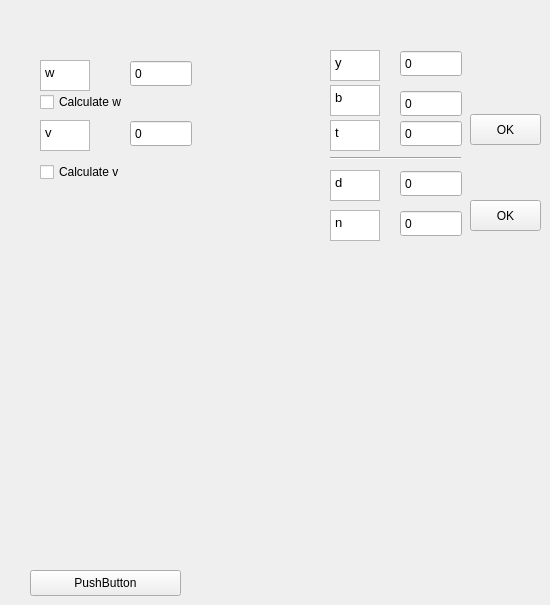
    <widget class="QWidget" name="Fc_Belt">
     <widget class="QTextBrowser" name="htext_14">
      <property name="geometry">
       <rect>
        <x>40</x>
        <y>60</y>
        <width>50</width>
        <height>31</height>
       </rect>
      </property>
      <property name="styleSheet">
       <string notr="true">&lt;!DOCTYPE html&gt;
&lt;html lang=&quot;en&quot;&gt;
&lt;head&gt;
    &lt;meta charset=&quot;UTF-8&quot;&gt;
    &lt;meta name=&quot;viewport&quot; content=&quot;width=device-width, initial-scale=1.0&quot;&gt;
    &lt;title&gt;Styled Spinbox Example&lt;/title&gt;
    &lt;style&gt;
        body {
            font-family: Arial, sans-serif;
            background-color: #f4f4f4;
            display: flex;
            justify-content: center;
            align-items: center;
            height: 100vh;
        }
        .spinbox-container {
            display: flex;
            align-items: center;
            background-color: #ffffff;
            border: 2px solid #007bff;
            border-radius: 5px;
            overflow: hidden;
        }
        input[type=&quot;number&quot;] {
            width: 60px;
            border: none;
            text-align: center;
            padding: 10px;
            font-size: 16px;
        }
        button {
            background-color: #007bff;
            color: white;
            border: none;
            padding: 10px 15px;
            cursor: pointer;
        }
        button:hover {
            background-color: #0056b3;
        }
    &lt;/style&gt;
&lt;/head&gt;
&lt;body&gt;
    &lt;div class=&quot;spinbox-container&quot;&gt;
        &lt;button onclick=&quot;decrement()&quot;&gt;-&lt;/button&gt;
        &lt;input type=&quot;number&quot; id=&quot;spinbox&quot; value=&quot;0&quot; min=&quot;0&quot; max=&quot;100&quot; step=&quot;1&quot;&gt;
        &lt;button onclick=&quot;increment()&quot;&gt;+&lt;/button&gt;
    &lt;/div&gt;

    &lt;script&gt;
        function increment() {
            const spinbox = document.getElementById('spinbox');
            let value = parseInt(spinbox.value);
            if (value &lt; 100) {
                spinbox.value = value + 1;
            }
        }

        function decrement() {
            const spinbox = document.getElementById('spinbox');
            let value = parseInt(spinbox.value);
            if (value &gt; 0) {
                spinbox.value = value - 1;
            }
        }
    &lt;/script&gt;
&lt;/body&gt;
&lt;/html&gt;
</string>
      </property>
      <property name="html">
       <string>&lt;!DOCTYPE HTML PUBLIC &quot;-//W3C//DTD HTML 4.0//EN&quot; &quot;http://www.w3.org/TR/REC-html40/strict.dtd&quot;&gt;
&lt;html&gt;&lt;head&gt;&lt;meta name=&quot;qrichtext&quot; content=&quot;1&quot; /&gt;&lt;style type=&quot;text/css&quot;&gt;
p, li { white-space: pre-wrap; }
&lt;/style&gt;&lt;/head&gt;&lt;body style=&quot; font-family:'Ubuntu'; font-size:10pt; font-weight:400; font-style:normal;&quot;&gt;
&lt;p style=&quot; margin-top:0px; margin-bottom:0px; margin-left:0px; margin-right:0px; -qt-block-indent:0; text-indent:0px;&quot;&gt;w&lt;/p&gt;&lt;/body&gt;&lt;/html&gt;</string>
      </property>
     </widget>
     <widget class="QTextBrowser" name="htext_16">
      <property name="geometry">
       <rect>
        <x>40</x>
        <y>120</y>
        <width>50</width>
        <height>31</height>
       </rect>
      </property>
      <property name="styleSheet">
       <string notr="true">&lt;!DOCTYPE html&gt;
&lt;html lang=&quot;en&quot;&gt;
&lt;head&gt;
    &lt;meta charset=&quot;UTF-8&quot;&gt;
    &lt;meta name=&quot;viewport&quot; content=&quot;width=device-width, initial-scale=1.0&quot;&gt;
    &lt;title&gt;Styled Spinbox Example&lt;/title&gt;
    &lt;style&gt;
        body {
            font-family: Arial, sans-serif;
            background-color: #f4f4f4;
            display: flex;
            justify-content: center;
            align-items: center;
            height: 100vh;
        }
        .spinbox-container {
            display: flex;
            align-items: center;
            background-color: #ffffff;
            border: 2px solid #007bff;
            border-radius: 5px;
            overflow: hidden;
        }
        input[type=&quot;number&quot;] {
            width: 60px;
            border: none;
            text-align: center;
            padding: 10px;
            font-size: 16px;
        }
        button {
            background-color: #007bff;
            color: white;
            border: none;
            padding: 10px 15px;
            cursor: pointer;
        }
        button:hover {
            background-color: #0056b3;
        }
    &lt;/style&gt;
&lt;/head&gt;
&lt;body&gt;
    &lt;div class=&quot;spinbox-container&quot;&gt;
        &lt;button onclick=&quot;decrement()&quot;&gt;-&lt;/button&gt;
        &lt;input type=&quot;number&quot; id=&quot;spinbox&quot; value=&quot;0&quot; min=&quot;0&quot; max=&quot;100&quot; step=&quot;1&quot;&gt;
        &lt;button onclick=&quot;increment()&quot;&gt;+&lt;/button&gt;
    &lt;/div&gt;

    &lt;script&gt;
        function increment() {
            const spinbox = document.getElementById('spinbox');
            let value = parseInt(spinbox.value);
            if (value &lt; 100) {
                spinbox.value = value + 1;
            }
        }

        function decrement() {
            const spinbox = document.getElementById('spinbox');
            let value = parseInt(spinbox.value);
            if (value &gt; 0) {
                spinbox.value = value - 1;
            }
        }
    &lt;/script&gt;
&lt;/body&gt;
&lt;/html&gt;
</string>
      </property>
      <property name="html">
       <string>&lt;!DOCTYPE HTML PUBLIC &quot;-//W3C//DTD HTML 4.0//EN&quot; &quot;http://www.w3.org/TR/REC-html40/strict.dtd&quot;&gt;
&lt;html&gt;&lt;head&gt;&lt;meta name=&quot;qrichtext&quot; content=&quot;1&quot; /&gt;&lt;style type=&quot;text/css&quot;&gt;
p, li { white-space: pre-wrap; }
&lt;/style&gt;&lt;/head&gt;&lt;body style=&quot; font-family:'Ubuntu'; font-size:10pt; font-weight:400; font-style:normal;&quot;&gt;
&lt;p style=&quot; margin-top:0px; margin-bottom:0px; margin-left:0px; margin-right:0px; -qt-block-indent:0; text-indent:0px;&quot;&gt;v&lt;/p&gt;&lt;/body&gt;&lt;/html&gt;</string>
      </property>
     </widget>
     <widget class="QPushButton" name="pushButton_6">
      <property name="geometry">
       <rect>
        <x>30</x>
        <y>570</y>
        <width>151</width>
        <height>26</height>
       </rect>
      </property>
      <property name="text">
       <string>PushButton</string>
      </property>
     </widget>
     <widget class="QCheckBox" name="checkBox">
      <property name="geometry">
       <rect>
        <x>40</x>
        <y>90</y>
        <width>101</width>
        <height>24</height>
       </rect>
      </property>
      <property name="text">
       <string>Calculate w</string>
      </property>
     </widget>
     <widget class="QCheckBox" name="checkBox_2">
      <property name="geometry">
       <rect>
        <x>40</x>
        <y>160</y>
        <width>101</width>
        <height>24</height>
       </rect>
      </property>
      <property name="text">
       <string>Calculate v</string>
      </property>
     </widget>
     <widget class="QTextBrowser" name="htext_17">
      <property name="geometry">
       <rect>
        <x>330</x>
        <y>50</y>
        <width>50</width>
        <height>31</height>
       </rect>
      </property>
      <property name="styleSheet">
       <string notr="true">&lt;!DOCTYPE html&gt;
&lt;html lang=&quot;en&quot;&gt;
&lt;head&gt;
    &lt;meta charset=&quot;UTF-8&quot;&gt;
    &lt;meta name=&quot;viewport&quot; content=&quot;width=device-width, initial-scale=1.0&quot;&gt;
    &lt;title&gt;Styled Spinbox Example&lt;/title&gt;
    &lt;style&gt;
        body {
            font-family: Arial, sans-serif;
            background-color: #f4f4f4;
            display: flex;
            justify-content: center;
            align-items: center;
            height: 100vh;
        }
        .spinbox-container {
            display: flex;
            align-items: center;
            background-color: #ffffff;
            border: 2px solid #007bff;
            border-radius: 5px;
            overflow: hidden;
        }
        input[type=&quot;number&quot;] {
            width: 60px;
            border: none;
            text-align: center;
            padding: 10px;
            font-size: 16px;
        }
        button {
            background-color: #007bff;
            color: white;
            border: none;
            padding: 10px 15px;
            cursor: pointer;
        }
        button:hover {
            background-color: #0056b3;
        }
    &lt;/style&gt;
&lt;/head&gt;
&lt;body&gt;
    &lt;div class=&quot;spinbox-container&quot;&gt;
        &lt;button onclick=&quot;decrement()&quot;&gt;-&lt;/button&gt;
        &lt;input type=&quot;number&quot; id=&quot;spinbox&quot; value=&quot;0&quot; min=&quot;0&quot; max=&quot;100&quot; step=&quot;1&quot;&gt;
        &lt;button onclick=&quot;increment()&quot;&gt;+&lt;/button&gt;
    &lt;/div&gt;

    &lt;script&gt;
        function increment() {
            const spinbox = document.getElementById('spinbox');
            let value = parseInt(spinbox.value);
            if (value &lt; 100) {
                spinbox.value = value + 1;
            }
        }

        function decrement() {
            const spinbox = document.getElementById('spinbox');
            let value = parseInt(spinbox.value);
            if (value &gt; 0) {
                spinbox.value = value - 1;
            }
        }
    &lt;/script&gt;
&lt;/body&gt;
&lt;/html&gt;
</string>
      </property>
      <property name="html">
       <string>&lt;!DOCTYPE HTML PUBLIC &quot;-//W3C//DTD HTML 4.0//EN&quot; &quot;http://www.w3.org/TR/REC-html40/strict.dtd&quot;&gt;
&lt;html&gt;&lt;head&gt;&lt;meta name=&quot;qrichtext&quot; content=&quot;1&quot; /&gt;&lt;style type=&quot;text/css&quot;&gt;
p, li { white-space: pre-wrap; }
&lt;/style&gt;&lt;/head&gt;&lt;body style=&quot; font-family:'Ubuntu'; font-size:10pt; font-weight:400; font-style:normal;&quot;&gt;
&lt;p style=&quot; margin-top:0px; margin-bottom:0px; margin-left:0px; margin-right:0px; -qt-block-indent:0; text-indent:0px;&quot;&gt;y&lt;/p&gt;&lt;/body&gt;&lt;/html&gt;</string>
      </property>
     </widget>
     <widget class="QTextBrowser" name="htext_18">
      <property name="geometry">
       <rect>
        <x>330</x>
        <y>85</y>
        <width>50</width>
        <height>31</height>
       </rect>
      </property>
      <property name="styleSheet">
       <string notr="true">&lt;!DOCTYPE html&gt;
&lt;html lang=&quot;en&quot;&gt;
&lt;head&gt;
    &lt;meta charset=&quot;UTF-8&quot;&gt;
    &lt;meta name=&quot;viewport&quot; content=&quot;width=device-width, initial-scale=1.0&quot;&gt;
    &lt;title&gt;Styled Spinbox Example&lt;/title&gt;
    &lt;style&gt;
        body {
            font-family: Arial, sans-serif;
            background-color: #f4f4f4;
            display: flex;
            justify-content: center;
            align-items: center;
            height: 100vh;
        }
        .spinbox-container {
            display: flex;
            align-items: center;
            background-color: #ffffff;
            border: 2px solid #007bff;
            border-radius: 5px;
            overflow: hidden;
        }
        input[type=&quot;number&quot;] {
            width: 60px;
            border: none;
            text-align: center;
            padding: 10px;
            font-size: 16px;
        }
        button {
            background-color: #007bff;
            color: white;
            border: none;
            padding: 10px 15px;
            cursor: pointer;
        }
        button:hover {
            background-color: #0056b3;
        }
    &lt;/style&gt;
&lt;/head&gt;
&lt;body&gt;
    &lt;div class=&quot;spinbox-container&quot;&gt;
        &lt;button onclick=&quot;decrement()&quot;&gt;-&lt;/button&gt;
        &lt;input type=&quot;number&quot; id=&quot;spinbox&quot; value=&quot;0&quot; min=&quot;0&quot; max=&quot;100&quot; step=&quot;1&quot;&gt;
        &lt;button onclick=&quot;increment()&quot;&gt;+&lt;/button&gt;
    &lt;/div&gt;

    &lt;script&gt;
        function increment() {
            const spinbox = document.getElementById('spinbox');
            let value = parseInt(spinbox.value);
            if (value &lt; 100) {
                spinbox.value = value + 1;
            }
        }

        function decrement() {
            const spinbox = document.getElementById('spinbox');
            let value = parseInt(spinbox.value);
            if (value &gt; 0) {
                spinbox.value = value - 1;
            }
        }
    &lt;/script&gt;
&lt;/body&gt;
&lt;/html&gt;
</string>
      </property>
      <property name="html">
       <string>&lt;!DOCTYPE HTML PUBLIC &quot;-//W3C//DTD HTML 4.0//EN&quot; &quot;http://www.w3.org/TR/REC-html40/strict.dtd&quot;&gt;
&lt;html&gt;&lt;head&gt;&lt;meta name=&quot;qrichtext&quot; content=&quot;1&quot; /&gt;&lt;style type=&quot;text/css&quot;&gt;
p, li { white-space: pre-wrap; }
&lt;/style&gt;&lt;/head&gt;&lt;body style=&quot; font-family:'Ubuntu'; font-size:10pt; font-weight:400; font-style:normal;&quot;&gt;
&lt;p style=&quot; margin-top:0px; margin-bottom:0px; margin-left:0px; margin-right:0px; -qt-block-indent:0; text-indent:0px;&quot;&gt;b&lt;/p&gt;&lt;/body&gt;&lt;/html&gt;</string>
      </property>
     </widget>
     <widget class="QDoubleSpinBox" name="DdoubleSpinBox_10">
      <property name="geometry">
       <rect>
        <x>400</x>
        <y>50</y>
        <width>62</width>
        <height>27</height>
       </rect>
      </property>
      <property name="buttonSymbols">
       <enum>QAbstractSpinBox::NoButtons</enum>
      </property>
      <property name="specialValueText">
       <string>0</string>
      </property>
      <property name="decimals">
       <number>3</number>
      </property>
      <property name="minimum">
       <double>-1000000000000.000000000000000</double>
      </property>
      <property name="maximum">
       <double>1000000000000.000000000000000</double>
      </property>
      <property name="value">
       <double>-1000000000000.000000000000000</double>
      </property>
     </widget>
     <widget class="QDoubleSpinBox" name="DdoubleSpinBox_11">
      <property name="geometry">
       <rect>
        <x>400</x>
        <y>90</y>
        <width>62</width>
        <height>27</height>
       </rect>
      </property>
      <property name="buttonSymbols">
       <enum>QAbstractSpinBox::NoButtons</enum>
      </property>
      <property name="specialValueText">
       <string>0</string>
      </property>
      <property name="decimals">
       <number>3</number>
      </property>
      <property name="minimum">
       <double>-1000000000000.000000000000000</double>
      </property>
      <property name="maximum">
       <double>1000000000000.000000000000000</double>
      </property>
      <property name="value">
       <double>-1000000000000.000000000000000</double>
      </property>
     </widget>
     <widget class="QDoubleSpinBox" name="DdoubleSpinBox_12">
      <property name="geometry">
       <rect>
        <x>130</x>
        <y>60</y>
        <width>62</width>
        <height>27</height>
       </rect>
      </property>
      <property name="buttonSymbols">
       <enum>QAbstractSpinBox::NoButtons</enum>
      </property>
      <property name="specialValueText">
       <string>0</string>
      </property>
      <property name="decimals">
       <number>3</number>
      </property>
      <property name="minimum">
       <double>-1000000000000.000000000000000</double>
      </property>
      <property name="maximum">
       <double>1000000000000.000000000000000</double>
      </property>
      <property name="value">
       <double>-1000000000000.000000000000000</double>
      </property>
     </widget>
     <widget class="QDoubleSpinBox" name="DdoubleSpinBox_13">
      <property name="geometry">
       <rect>
        <x>130</x>
        <y>120</y>
        <width>62</width>
        <height>27</height>
       </rect>
      </property>
      <property name="buttonSymbols">
       <enum>QAbstractSpinBox::NoButtons</enum>
      </property>
      <property name="specialValueText">
       <string>0</string>
      </property>
      <property name="decimals">
       <number>3</number>
      </property>
      <property name="minimum">
       <double>-1000000000000.000000000000000</double>
      </property>
      <property name="maximum">
       <double>1000000000000.000000000000000</double>
      </property>
      <property name="value">
       <double>-1000000000000.000000000000000</double>
      </property>
     </widget>
     <widget class="Line" name="line">
      <property name="geometry">
       <rect>
        <x>330</x>
        <y>150</y>
        <width>131</width>
        <height>16</height>
       </rect>
      </property>
      <property name="orientation">
       <enum>Qt::Horizontal</enum>
      </property>
     </widget>
     <widget class="QTextBrowser" name="htext_19">
      <property name="geometry">
       <rect>
        <x>330</x>
        <y>120</y>
        <width>50</width>
        <height>31</height>
       </rect>
      </property>
      <property name="styleSheet">
       <string notr="true">&lt;!DOCTYPE html&gt;
&lt;html lang=&quot;en&quot;&gt;
&lt;head&gt;
    &lt;meta charset=&quot;UTF-8&quot;&gt;
    &lt;meta name=&quot;viewport&quot; content=&quot;width=device-width, initial-scale=1.0&quot;&gt;
    &lt;title&gt;Styled Spinbox Example&lt;/title&gt;
    &lt;style&gt;
        body {
            font-family: Arial, sans-serif;
            background-color: #f4f4f4;
            display: flex;
            justify-content: center;
            align-items: center;
            height: 100vh;
        }
        .spinbox-container {
            display: flex;
            align-items: center;
            background-color: #ffffff;
            border: 2px solid #007bff;
            border-radius: 5px;
            overflow: hidden;
        }
        input[type=&quot;number&quot;] {
            width: 60px;
            border: none;
            text-align: center;
            padding: 10px;
            font-size: 16px;
        }
        button {
            background-color: #007bff;
            color: white;
            border: none;
            padding: 10px 15px;
            cursor: pointer;
        }
        button:hover {
            background-color: #0056b3;
        }
    &lt;/style&gt;
&lt;/head&gt;
&lt;body&gt;
    &lt;div class=&quot;spinbox-container&quot;&gt;
        &lt;button onclick=&quot;decrement()&quot;&gt;-&lt;/button&gt;
        &lt;input type=&quot;number&quot; id=&quot;spinbox&quot; value=&quot;0&quot; min=&quot;0&quot; max=&quot;100&quot; step=&quot;1&quot;&gt;
        &lt;button onclick=&quot;increment()&quot;&gt;+&lt;/button&gt;
    &lt;/div&gt;

    &lt;script&gt;
        function increment() {
            const spinbox = document.getElementById('spinbox');
            let value = parseInt(spinbox.value);
            if (value &lt; 100) {
                spinbox.value = value + 1;
            }
        }

        function decrement() {
            const spinbox = document.getElementById('spinbox');
            let value = parseInt(spinbox.value);
            if (value &gt; 0) {
                spinbox.value = value - 1;
            }
        }
    &lt;/script&gt;
&lt;/body&gt;
&lt;/html&gt;
</string>
      </property>
      <property name="html">
       <string>&lt;!DOCTYPE HTML PUBLIC &quot;-//W3C//DTD HTML 4.0//EN&quot; &quot;http://www.w3.org/TR/REC-html40/strict.dtd&quot;&gt;
&lt;html&gt;&lt;head&gt;&lt;meta name=&quot;qrichtext&quot; content=&quot;1&quot; /&gt;&lt;style type=&quot;text/css&quot;&gt;
p, li { white-space: pre-wrap; }
&lt;/style&gt;&lt;/head&gt;&lt;body style=&quot; font-family:'Ubuntu'; font-size:10pt; font-weight:400; font-style:normal;&quot;&gt;
&lt;p style=&quot; margin-top:0px; margin-bottom:0px; margin-left:0px; margin-right:0px; -qt-block-indent:0; text-indent:0px;&quot;&gt;t&lt;/p&gt;&lt;/body&gt;&lt;/html&gt;</string>
      </property>
     </widget>
     <widget class="QDoubleSpinBox" name="DdoubleSpinBox_14">
      <property name="geometry">
       <rect>
        <x>400</x>
        <y>120</y>
        <width>62</width>
        <height>27</height>
       </rect>
      </property>
      <property name="buttonSymbols">
       <enum>QAbstractSpinBox::NoButtons</enum>
      </property>
      <property name="specialValueText">
       <string>0</string>
      </property>
      <property name="decimals">
       <number>3</number>
      </property>
      <property name="minimum">
       <double>-1000000000000.000000000000000</double>
      </property>
      <property name="maximum">
       <double>1000000000000.000000000000000</double>
      </property>
      <property name="value">
       <double>-1000000000000.000000000000000</double>
      </property>
     </widget>
     <widget class="QTextBrowser" name="htext_20">
      <property name="geometry">
       <rect>
        <x>330</x>
        <y>170</y>
        <width>50</width>
        <height>31</height>
       </rect>
      </property>
      <property name="styleSheet">
       <string notr="true">&lt;!DOCTYPE html&gt;
&lt;html lang=&quot;en&quot;&gt;
&lt;head&gt;
    &lt;meta charset=&quot;UTF-8&quot;&gt;
    &lt;meta name=&quot;viewport&quot; content=&quot;width=device-width, initial-scale=1.0&quot;&gt;
    &lt;title&gt;Styled Spinbox Example&lt;/title&gt;
    &lt;style&gt;
        body {
            font-family: Arial, sans-serif;
            background-color: #f4f4f4;
            display: flex;
            justify-content: center;
            align-items: center;
            height: 100vh;
        }
        .spinbox-container {
            display: flex;
            align-items: center;
            background-color: #ffffff;
            border: 2px solid #007bff;
            border-radius: 5px;
            overflow: hidden;
        }
        input[type=&quot;number&quot;] {
            width: 60px;
            border: none;
            text-align: center;
            padding: 10px;
            font-size: 16px;
        }
        button {
            background-color: #007bff;
            color: white;
            border: none;
            padding: 10px 15px;
            cursor: pointer;
        }
        button:hover {
            background-color: #0056b3;
        }
    &lt;/style&gt;
&lt;/head&gt;
&lt;body&gt;
    &lt;div class=&quot;spinbox-container&quot;&gt;
        &lt;button onclick=&quot;decrement()&quot;&gt;-&lt;/button&gt;
        &lt;input type=&quot;number&quot; id=&quot;spinbox&quot; value=&quot;0&quot; min=&quot;0&quot; max=&quot;100&quot; step=&quot;1&quot;&gt;
        &lt;button onclick=&quot;increment()&quot;&gt;+&lt;/button&gt;
    &lt;/div&gt;

    &lt;script&gt;
        function increment() {
            const spinbox = document.getElementById('spinbox');
            let value = parseInt(spinbox.value);
            if (value &lt; 100) {
                spinbox.value = value + 1;
            }
        }

        function decrement() {
            const spinbox = document.getElementById('spinbox');
            let value = parseInt(spinbox.value);
            if (value &gt; 0) {
                spinbox.value = value - 1;
            }
        }
    &lt;/script&gt;
&lt;/body&gt;
&lt;/html&gt;
</string>
      </property>
      <property name="html">
       <string>&lt;!DOCTYPE HTML PUBLIC &quot;-//W3C//DTD HTML 4.0//EN&quot; &quot;http://www.w3.org/TR/REC-html40/strict.dtd&quot;&gt;
&lt;html&gt;&lt;head&gt;&lt;meta name=&quot;qrichtext&quot; content=&quot;1&quot; /&gt;&lt;style type=&quot;text/css&quot;&gt;
p, li { white-space: pre-wrap; }
&lt;/style&gt;&lt;/head&gt;&lt;body style=&quot; font-family:'Ubuntu'; font-size:10pt; font-weight:400; font-style:normal;&quot;&gt;
&lt;p style=&quot; margin-top:0px; margin-bottom:0px; margin-left:0px; margin-right:0px; -qt-block-indent:0; text-indent:0px;&quot;&gt;d&lt;/p&gt;&lt;/body&gt;&lt;/html&gt;</string>
      </property>
     </widget>
     <widget class="QTextBrowser" name="htext_21">
      <property name="geometry">
       <rect>
        <x>330</x>
        <y>210</y>
        <width>50</width>
        <height>31</height>
       </rect>
      </property>
      <property name="styleSheet">
       <string notr="true">&lt;!DOCTYPE html&gt;
&lt;html lang=&quot;en&quot;&gt;
&lt;head&gt;
    &lt;meta charset=&quot;UTF-8&quot;&gt;
    &lt;meta name=&quot;viewport&quot; content=&quot;width=device-width, initial-scale=1.0&quot;&gt;
    &lt;title&gt;Styled Spinbox Example&lt;/title&gt;
    &lt;style&gt;
        body {
            font-family: Arial, sans-serif;
            background-color: #f4f4f4;
            display: flex;
            justify-content: center;
            align-items: center;
            height: 100vh;
        }
        .spinbox-container {
            display: flex;
            align-items: center;
            background-color: #ffffff;
            border: 2px solid #007bff;
            border-radius: 5px;
            overflow: hidden;
        }
        input[type=&quot;number&quot;] {
            width: 60px;
            border: none;
            text-align: center;
            padding: 10px;
            font-size: 16px;
        }
        button {
            background-color: #007bff;
            color: white;
            border: none;
            padding: 10px 15px;
            cursor: pointer;
        }
        button:hover {
            background-color: #0056b3;
        }
    &lt;/style&gt;
&lt;/head&gt;
&lt;body&gt;
    &lt;div class=&quot;spinbox-container&quot;&gt;
        &lt;button onclick=&quot;decrement()&quot;&gt;-&lt;/button&gt;
        &lt;input type=&quot;number&quot; id=&quot;spinbox&quot; value=&quot;0&quot; min=&quot;0&quot; max=&quot;100&quot; step=&quot;1&quot;&gt;
        &lt;button onclick=&quot;increment()&quot;&gt;+&lt;/button&gt;
    &lt;/div&gt;

    &lt;script&gt;
        function increment() {
            const spinbox = document.getElementById('spinbox');
            let value = parseInt(spinbox.value);
            if (value &lt; 100) {
                spinbox.value = value + 1;
            }
        }

        function decrement() {
            const spinbox = document.getElementById('spinbox');
            let value = parseInt(spinbox.value);
            if (value &gt; 0) {
                spinbox.value = value - 1;
            }
        }
    &lt;/script&gt;
&lt;/body&gt;
&lt;/html&gt;
</string>
      </property>
      <property name="html">
       <string>&lt;!DOCTYPE HTML PUBLIC &quot;-//W3C//DTD HTML 4.0//EN&quot; &quot;http://www.w3.org/TR/REC-html40/strict.dtd&quot;&gt;
&lt;html&gt;&lt;head&gt;&lt;meta name=&quot;qrichtext&quot; content=&quot;1&quot; /&gt;&lt;style type=&quot;text/css&quot;&gt;
p, li { white-space: pre-wrap; }
&lt;/style&gt;&lt;/head&gt;&lt;body style=&quot; font-family:'Ubuntu'; font-size:10pt; font-weight:400; font-style:normal;&quot;&gt;
&lt;p style=&quot; margin-top:0px; margin-bottom:0px; margin-left:0px; margin-right:0px; -qt-block-indent:0; text-indent:0px;&quot;&gt;n&lt;/p&gt;&lt;/body&gt;&lt;/html&gt;</string>
      </property>
     </widget>
     <widget class="QDoubleSpinBox" name="DdoubleSpinBox_15">
      <property name="geometry">
       <rect>
        <x>400</x>
        <y>210</y>
        <width>62</width>
        <height>27</height>
       </rect>
      </property>
      <property name="buttonSymbols">
       <enum>QAbstractSpinBox::NoButtons</enum>
      </property>
      <property name="specialValueText">
       <string>0</string>
      </property>
      <property name="decimals">
       <number>3</number>
      </property>
      <property name="minimum">
       <double>-1000000000000.000000000000000</double>
      </property>
      <property name="maximum">
       <double>1000000000000.000000000000000</double>
      </property>
      <property name="value">
       <double>-1000000000000.000000000000000</double>
      </property>
     </widget>
     <widget class="QDoubleSpinBox" name="DdoubleSpinBox_16">
      <property name="geometry">
       <rect>
        <x>400</x>
        <y>170</y>
        <width>62</width>
        <height>27</height>
       </rect>
      </property>
      <property name="buttonSymbols">
       <enum>QAbstractSpinBox::NoButtons</enum>
      </property>
      <property name="specialValueText">
       <string>0</string>
      </property>
      <property name="decimals">
       <number>3</number>
      </property>
      <property name="minimum">
       <double>-1000000000000.000000000000000</double>
      </property>
      <property name="maximum">
       <double>1000000000000.000000000000000</double>
      </property>
      <property name="value">
       <double>-1000000000000.000000000000000</double>
      </property>
     </widget>
     <widget class="QPushButton" name="pushButton_7">
      <property name="geometry">
       <rect>
        <x>470</x>
        <y>114</y>
        <width>71</width>
        <height>31</height>
       </rect>
      </property>
      <property name="text">
       <string>OK</string>
      </property>
     </widget>
     <widget class="QPushButton" name="pushButton_8">
      <property name="geometry">
       <rect>
        <x>470</x>
        <y>200</y>
        <width>71</width>
        <height>31</height>
       </rect>
      </property>
      <property name="text">
       <string>OK</string>
      </property>
     </widget>
    </widget>
